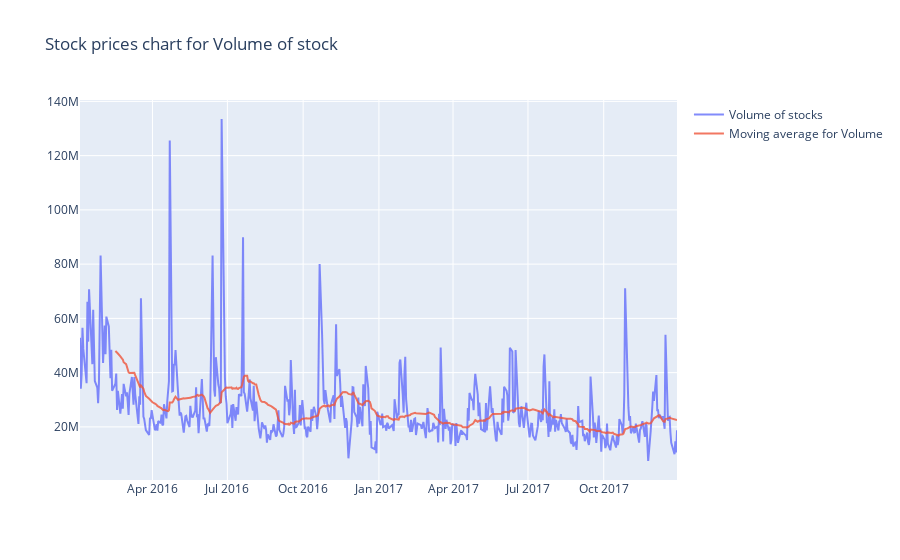

Notebook cell for this chart:
### Markdown cell above
#### For Volume feature

### Code cell
#Trace for Volume
trace_1 = go.Scatter(
    x = data_2016_2018.index,
    y = data_2016_2018['Volume'].values,
    opacity = 0.8,
    name = 'Volume of stocks'  
    )

#Trace for moving average of Volume
trace_2 = go.Scatter(
    x = data_2016_2018.index,
    y = data_2016_2018['Volume'].rolling(window = 30).mean(),
    opacity = 0.8,
    name  = 'Moving average for Volume'
    )

#Creating a layout for labeling and other informations on the graph
layout = go.Layout(
    title = 'Stock prices chart for Volume of stock',
    showlegend = True
    )

data_vol= [trace_1, trace_2]

figure = go.Figure(data = data_vol, layout=layout)

#For plotting , iplot() is used
iplot(figure)

### Figure 1 — Plotly figure (JSON) as saved in the notebook; plotly's stock layout.template omitted (floating-point values rounded to 4 significant figures; data arrays with more than 128 entries replaced by an {"elided": "..."} marker saying what was removed)
{"data": [{"name": "Volume of stocks", "opacity": 0.8, "type": "scatter", "x": {"elided": "503 str values"}, "y": {"elided": "503 int values"}}, {"name": "Moving average for Volume", "opacity": 0.8, "type": "scatter", "x": {"elided": "503 str values"}, "y": {"elided": "503 float values"}}], "layout": {"showlegend": true, "title": {"text": "Stock prices chart for Volume of stock"}}}
